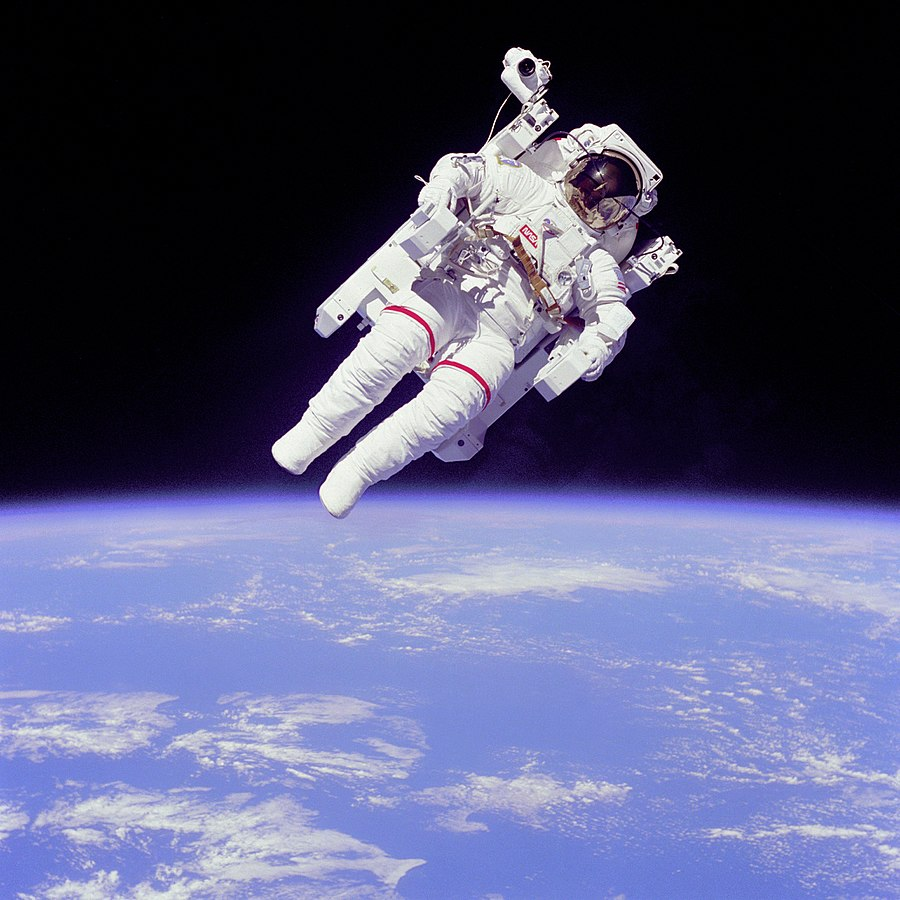
#> input picture Data Mining/Image Analyzing/900px-Astronaut-EVA.jpg, 900 x 900 px
$ python 'Normalized Histogram of Pixel Intensity.py'   (older library calls are emulated)
#> lines starting #> are read from the running program, lines starting #| are printed output that depends on the picture
# -*- coding: utf-8 -*-
"""
Created on Wed Mar 21 14:06:47 2018

@author: james
"""
import matplotlib.pyplot as plt

# Load the image into an array: image
image = plt.imread('900px-Astronaut-EVA.jpg')
#> image is the input picture: shape (900, 900, 3); mean R, G, B 86.4, 88.5, 121.1

# Display image in top subplot using color map 'gray'
plt.subplot(2,1,1)
plt.title('Original image')
plt.axis('off')
plt.imshow(image, cmap='gray')

# Flatten the image into 1 dimension: pixels
pixels = image.flatten()

# Display a histogram of the pixels in the bottom subplot
plt.subplot(2,1,2)
plt.xlim((0,255))
plt.title('Normalized histogram')
plt.hist(pixels, bins=64, range=(0,256), normed=True, color='red', alpha=0.4)

# Display the plot
plt.show()
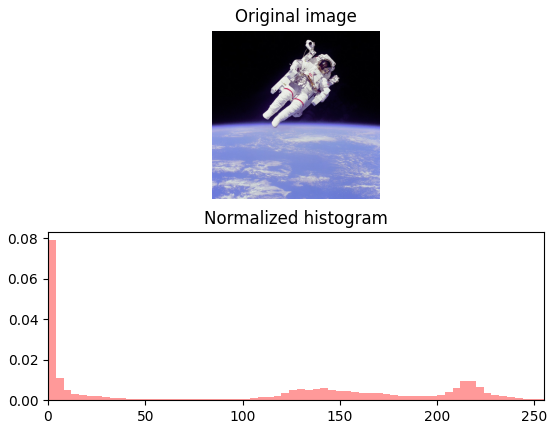
#> figure drawn by matplotlib, 2 panels; panel 2: tallest bar 0.0791 high, from x = 0 to 4
